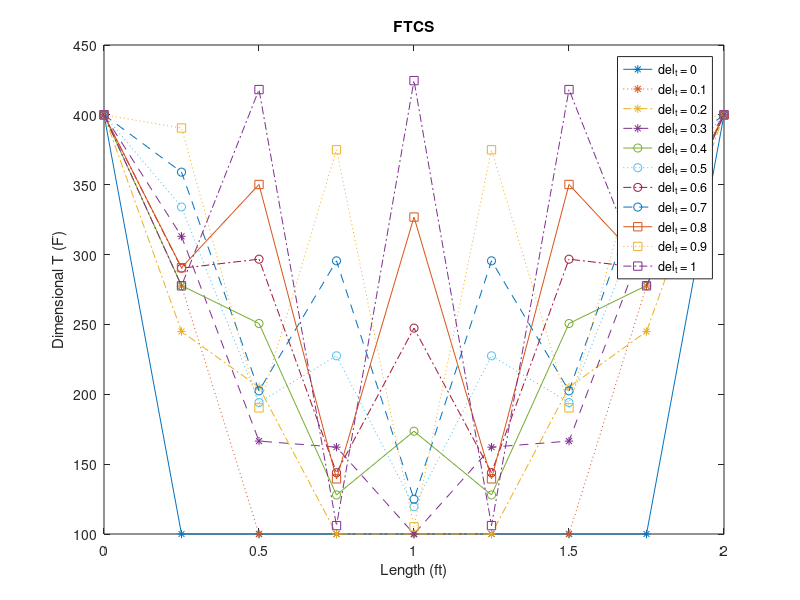

The MATLAB script that drew this image: (Note: this script raises an error after producing the figure.)
%% Homework-4 -- FTCS -- CFD

%% Parameters

L=2;
Ti=100;
Ts=400;
alpha=0.4;
del_t=0.1;
t_start=0;
t_end=1;

%% Modifying the BCs' and other variables according to non-dimensional setting

% x=L*x_nd
% T_nd=(T-Ts)/(Ti-Ts)
% t=(L^2/alpha)*t_nd

tnd_start=(alpha/L^2)*t_start;
tnd_end=(alpha/L^2)*t_end;
del_tnd=(alpha/L^2)*del_t;

% Number of time steps
Nt=round((tnd_end-tnd_start)/del_tnd);

% IC
Ti_nd=(Ti-Ts)/(Ti-Ts);

% BC
Ts_nd=(Ts-Ts)/(Ti-Ts);

%% Setting up of del_xnd for FTCS

% T_nd(j) = T_nd_old(j) + (del_tnd/del_xnd^2)*(T_nd_old(j-1)-2*T_nd_old(j)+T_nd_old(j+1))
% Let us assume that the stability of FTCS is 0.5, then
% (del_tnd/del_xnd^2) must be less than or equal to 0.5

del_xnd_min=(2*del_tnd)^0.5;

% Since del_xnd_min=0.1414, let us assume that
del_xnd=0.13;

% Number of grid points
Nx=round(1/del_xnd)+1;

%% Initial Conditions setup

T=zeros(Nt+1,Nx);
T_nd=zeros(1,Nx);
T_nd(1)=Ts_nd;
T_nd(Nx)=Ts_nd;
for j=2:(Nx-1)
    T_nd(j)=Ti_nd;
end
T(1,:)=T_nd*(Ti-Ts)+Ts;
time=0;

%% Time Marching of the solution

T_nd_old=zeros(1,Nx);
for i=1:Nt
    time=time+del_tnd;
    
    % Keeping track of previous time step values
    T_nd_old=T_nd;
    
    % Evaluating T at the current time step
    for j=2:(Nx-1)
        T_nd(j)=T_nd_old(j)+(del_tnd/del_xnd^2)*(T_nd_old(j-1)-2*T_nd_old(j)+T_nd_old(j+1));
    end
    
    % Setting BCs'
    T_nd(1)=Ts_nd;
    T_nd(Nx)=Ts_nd;
    
    T(i+1,:)=T_nd*(Ti-Ts)+Ts;
end

%% Plot of temperature profile

line={'*-','*:','*-.','*--','o-','o:','o-.','o--','s-','s:','s-.'};
for t=1:Nt+1
    plot(linspace(0,L,Nx),T(t,:),line{t})
    hold on
    legendInfo{t} = ['del_t = ' num2str((t-1)*0.1)];
end
xlabel('Length (ft)');
ylabel('Dimensional T (F)');
title('FTCS');
legend(legendInfo)

%% Analytical Solution at t=1hr

syms m;
x=linspace(0,L,Nx);
sum_fun=2*(Ti-Ts)*exp(-1*((m*pi)/L)^2*alpha*1)*(((1-(-1)^m)/(m*pi))*sin((m*pi*x)/L));
T_an=vpa(Ts+symsum(sum_fun,m,1,inf),4);

%% Error

Err=(1/Nx)*sqrt(sum((T(Nt+1,:)-T_an).^2));


